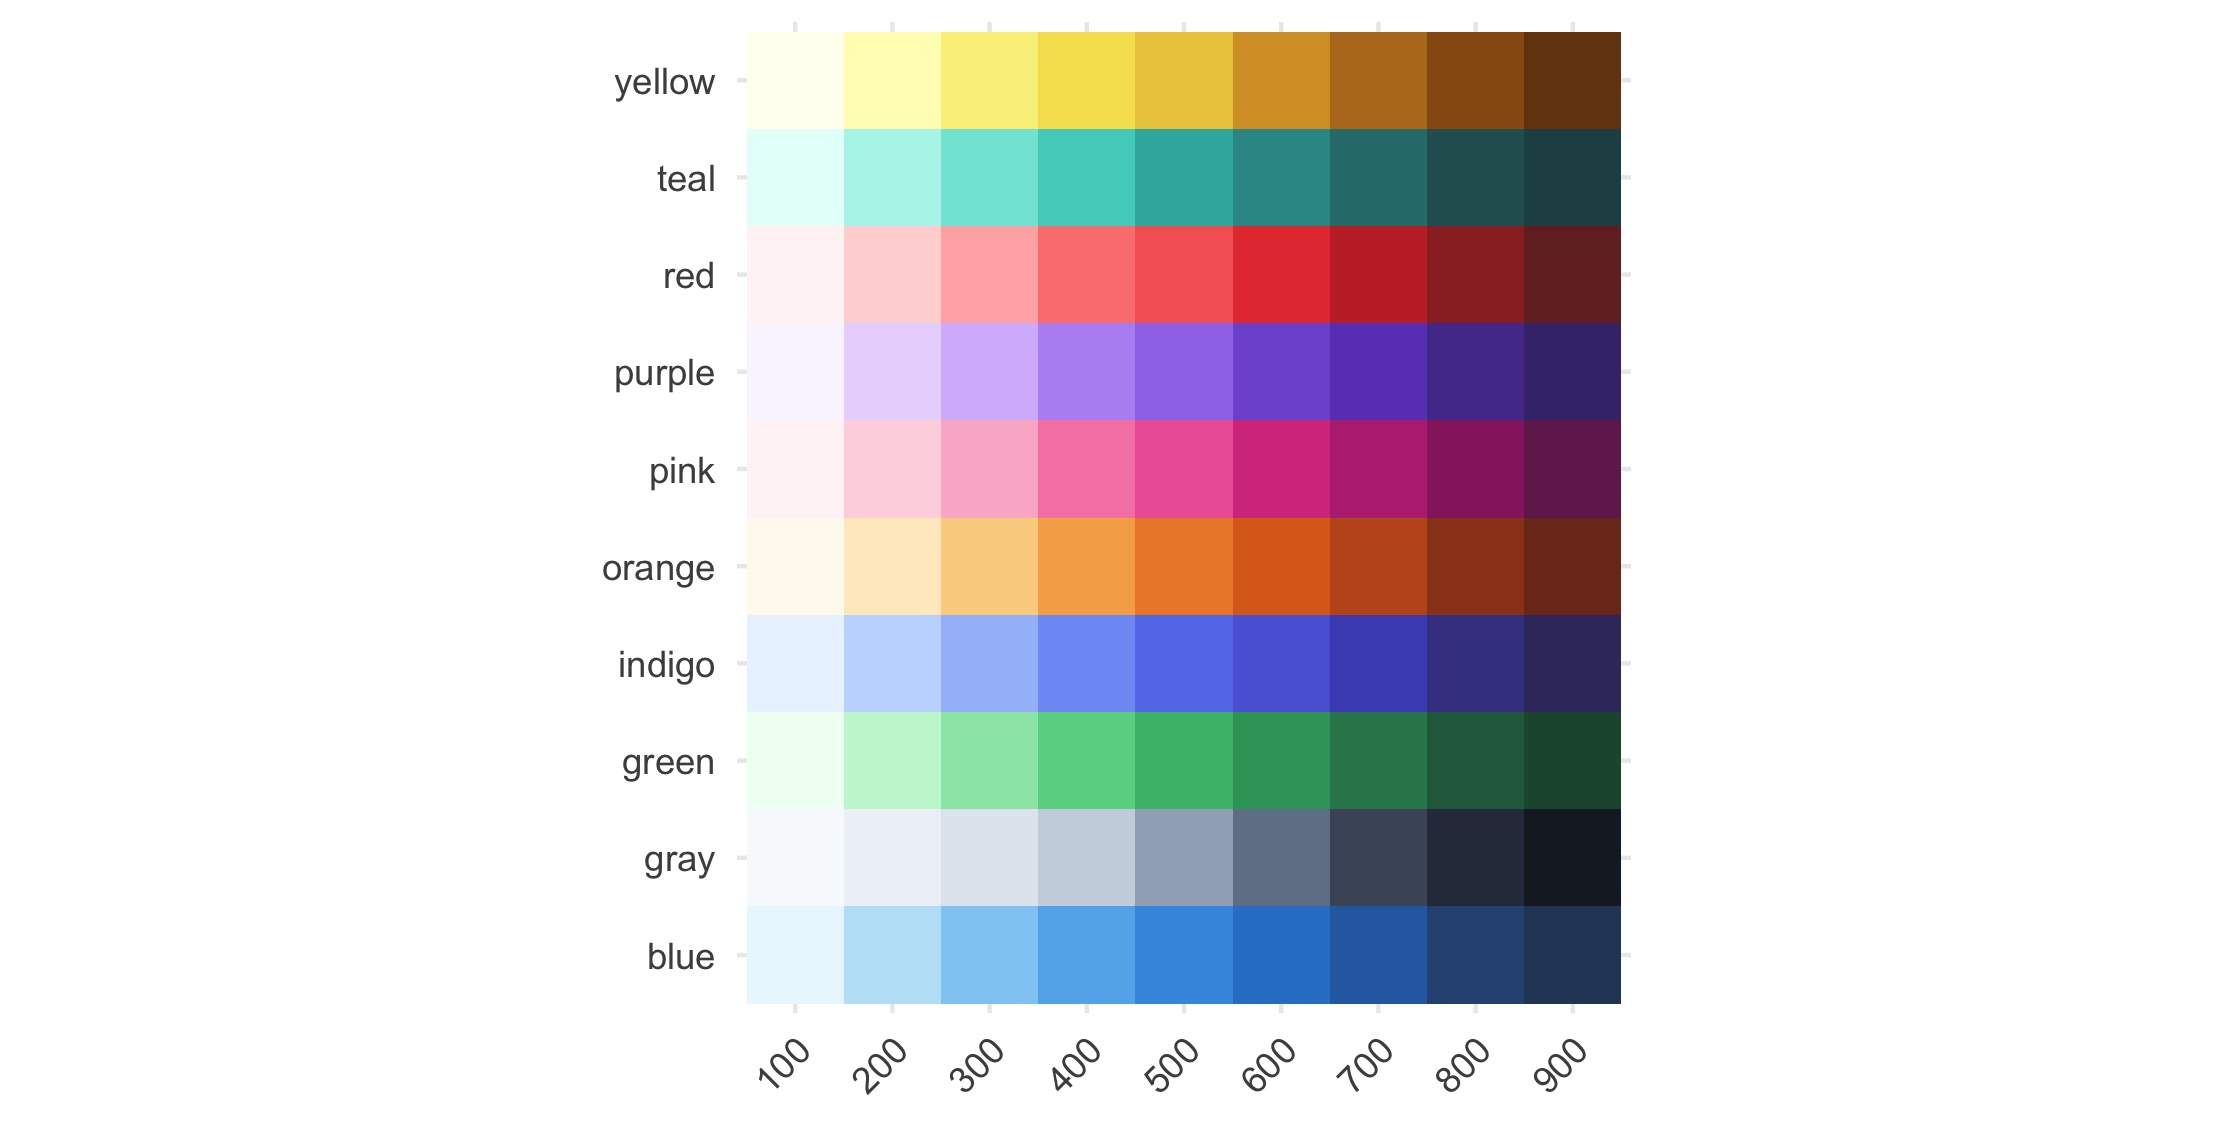

R code for this plot:
library(devtools)
library(tidyverse)

# Install R package from github
devtools::install_github('willcanniford/ggtailwind')

# Generate colour palette visual
tibble(fullname = names(ggtailwind::tailwind_cols_regex('.*-.*'))) %>%
  rowwise() %>%
  mutate(
    hex = ggtailwind::tailwind_cols(fullname),
    base_colour = as_factor(strsplit(fullname, '-')[[1]][1]),
    shade = as_factor(strsplit(fullname, '-')[[1]][2])
  ) %>%
  ggplot(aes(fct_reorder(shade, as.numeric(shade)), base_colour)) +
  geom_tile(aes(fill = hex)) +
  scale_fill_identity(guide = F) +
  theme_minimal() +
  coord_equal() +
  labs(x = NULL, y = NULL) +
  theme(axis.text.x = element_text(angle = 45, hjust = 1)) -> scales_graphic

ggsave(scales_graphic, filename = 'tailwind_scales.jpeg')
